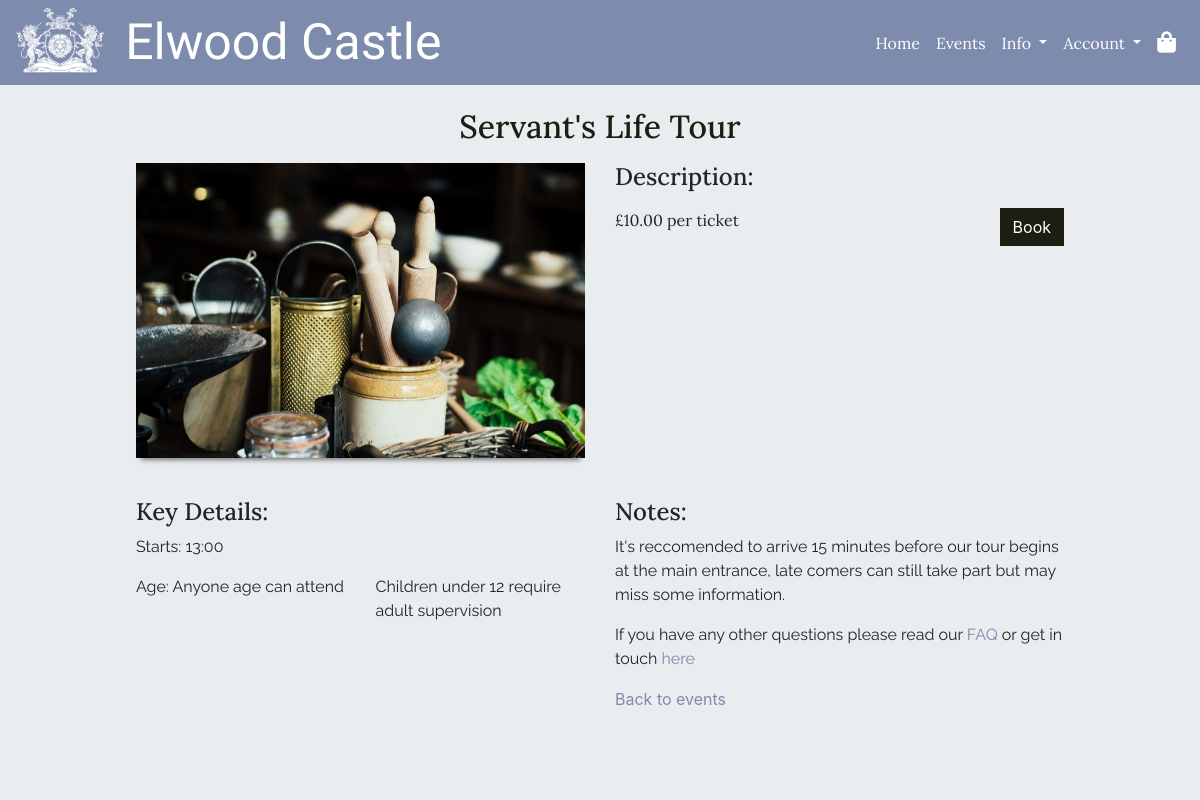
/events/2/, run on an earlier commit of the app's database.
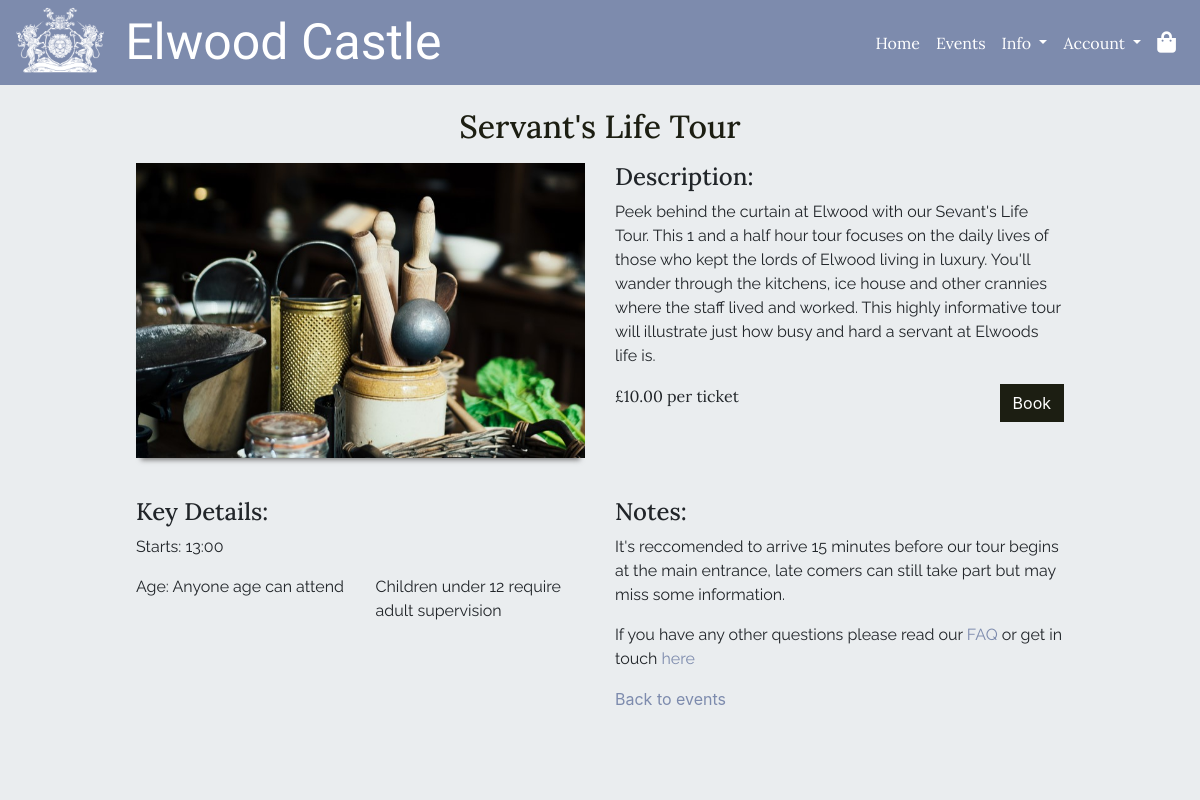
And on a later commit of the database.
### events/models.py (models this page shows, shortened)
class Event(models.Model):
    category = models.ForeignKey('Category', null=True, blank=True,
                                 on_delete=models.SET_NULL)
    name = models.CharField(max_length=254)
    description = models.TextField()
    price = models.DecimalField(max_digits=8, decimal_places=2, blank=False)
    start_time = models.TimeField()
    rating = models.DecimalField(max_digits=2, decimal_places=1, null=True,
                                 blank=True)
    day_ticket_limit = models.PositiveIntegerField(blank=False,
                                                   validators=[
                                                      MaxValueValidator(200)
                                                    ])
    supervision = models.BooleanField(default=True, null=True, blank=True)
    age_restricted = models.BooleanField(default=True, null=True, blank=False)
    image = models.ImageField(null=True, blank=True)

### events/views.py (the view)
def event_info(request, event_id):
    try:
        event = Event.objects.get(pk=event_id)
    except Event.DoesNotExist:
        messages.error(request, "Sorry, we couldn't find that event")
        return redirect(reverse('events'))
    template = 'events/event_details.html'
    context = {
        'event': event,
    }
    return render(request, template, context)

### basket/contexts.py (called while the page is built, shortened)
def basket_items(request):
    basket_items = []
    total = 0
    basket = request.session.get('basket', {})
    context = {
        'basket_items': basket_items,
        'total': total,
    }
    return context

### events/templates/events/event_details.html
{% extends 'base.html' %}
{% block content %}
<div class="color-overlay">
    <div class="container-fluid guttered p-3">
        <div class="row pt-2 mb-2">
            <div class="col-12 text-center">
                <h2 class="heading-text color-title underlined mb-2">{{event.name}}</h2>
            </div>
        </div>
        <div class="row mb-3">
            <div class="col-12 col-lg-6 mb-2">
                <img class="img-fluid below-shadow" src="{{ event.image.url }}" alt="{{event.name}} image">
            </div>
            <div class="col-12 col-lg-6">
                <h3 class="heading-text text-l">Description:</h3>
                <p class="text-m body-text order-1 order-md-0">{{event.description}}</p>
                <div class="order-0 order-md-1">
                    <p class="d-inline heading-text">£{{ event.price }} per ticket</p>
                    <a href="{% url 'book_event' event.id %}" class="float-right btn button">Book</a>
                </div>
            </div>
        </div>
        <div  class="row py-3">
            <div class="col-12 col-md-6">
                <div class="row">
                    <div class="col-12">
                        <h3 class="heading-text text-l">Key Details:</h3>
                    </div>
                    <div class="col-12">
                        <p class="body-text">Starts: {{event.start_time|time:"H:i"}}</p>
                    </div>
                    <div class="col-12 col-lg-6">
                        <p class="body-text">Age: Anyone age can attend</p>
                    </div>
                    <div class="col-12 col-lg-6">
                        <p class="body-text">Children under 12 require adult supervision</p>
                    </div>
                </div>
            </div>
            <div class="col-12 col-md-6">
                <div class="row">
                    <div class="col-12">
                        <h3 class="heading-text text-l">Notes:</h3>
                    </div>
                    <div class="col-12">
                        <p class="body-text">
                            {% if event.category.name == "tours" %}
                                It's reccomended to arrive 15 minutes before our tour begins at the main entrance, late comers can still take part but may miss some information.
                            {% endif %}
                        </p>
                    </div>
                    <div class="col-12">
                        <p class="body-text">If you have any other questions please read our <a href="#" class="text-link">FAQ</a>
                            or get in touch <a href="#" class="text-link">here</a></p>
                    </div>
                    <div class="col-12">
                        <a href="{% url 'events' %}" class="text-link">Back to events</a>
                    </div>
                </div>
            </div>
        </div>
    </div>
</div>
{% endblock %}

### templates/base.html (shortened to what this page needs)
{% load static %}
<!DOCTYPE html>
<html lang="en">
<head>
    {% block core_css %}
    <link rel="stylesheet" href="https://cdn.jsdelivr.net/npm/bootstrap@4.5.3/dist/css/bootstrap.min.css"
>
    <link rel="stylesheet" href="https://use.fontawesome.com/releases/v5.15.1/css/all.css"
>
    <link rel="stylesheet" href="{% static 'css/style.css' %}" type="text/css">
    {% endblock %}
</head>
<body>
    <header class="fixed-top">
        <nav id="main-navbar" class="navbar navbar-expand-lg">
            <a class="navbar-brand" href="{% url 'index' %}">
                <img height="70px" src="{% static 'logos/navbar_logo.png' %}">
                <span class="ml-3 logo-text text-xxl d-none d-lg-inline">Elwood Castle</span>
            </a>
            <ul class="nav order-lg-2 heading-text">
                <li class="nav-item my-auto dropdown">
                    <a class="dropdown-toggle nav-link" href="#" role="button" id="account-dropdownMenuLink"
                        data-toggle="dropdown" aria-haspopup="true" aria-expanded="false">
                        <span class="d-none d-lg-inline-block">Account</span>
                    </a>
                </li>
                <li class="nav-item">
                    <a class="nav-link" href="{% url 'view_basket' %}">
                        <i class="fas fa-shopping-bag fa-lg"></i>
                    </a>
                </li>
            </ul>
            <div class=" order-lg-1 collapse navbar-collapse" id="navbarText">
                <ul class="navbar-nav ml-auto heading-text">
                    <li class="nav-item active">
                        <a class="nav-link" href="{% url 'index' %}">Home <span class="sr-only">(current)</span></a>
                    </li>
                    <li class="nav-item">
                        <a class="nav-link" href="{% url 'events' %}">Events</a>
                    </li>
                    <li class="nav-item my-auto dropdown">
                        <a class="dropdown-toggle nav-link" href="#" role="button" id="info-dropdownMenuLink"
                            data-toggle="dropdown" aria-haspopup="true" aria-expanded="false">
                            Info
                        </a>
                    </li>
                </ul>
            </div>
        </nav>
    </header>
    <div id="banner">
    </div>
    <div id="block-content">
        {% block content %}
        {% endblock %}
    </div>
</body>
</html>

### static/css/style.css (style rules this page uses)
.logo-text { font-family: 'IM Fell French Canon SC', serif; }
.datepicker-days th, .heading-text { font-family: 'Lora', serif; }
.datepicker-days td, .body-text { font-family: 'Raleway', sans-serif; }
.text-xxl { font-size: 2.5em; }
.text-l { font-size: 1.5em; }
.text-m { font-size:1em; }
.navbar .dropdown-menu, header { background-color: #7D8BAD; }
.color-overlay, #block-content { background-color: #eaedef; }
#main-navbar i, button.navbar-toggler, #main-navbar a { color: white; }
a>i { color: #7D8BAD; transition: color ease-in 0.25s; }
.text-link { cursor: pointer; color: #7D8BAD; transition: color ease-in 0.25s; }
.text-link:hover, .color-title { color: #1C1E12; }
.below-shadow { box-shadow: 0px 7px 5px -5px #777;; }
.button { border-radius: 0; border: 1px solid #1C1E12; background-color: #1C1E12; color: white; transition: all 0.25s ease-out; }
#main-navbar { padding: 0em 1em; }
button.navbar-toggler, #main-navbar ul>li>a { padding-right: .5rem; padding-left: .5rem; }
.navbar-brand { margin: 0; }
.navbar-brand>img { vertical-align: top; }
#block-content { height: calc(100vh - 84px); }
@media (min-width: 580px) { .guttered { width: 80%; } }
@media (min-width: 992px) { #banner { padding-top: 84.4px; } }

What changed in the data, as far as the page shows it:
changed Event "Servant's Life Tour": description (not shown) → "Peek behind the curtain at Elwood with our Sevant's Life Tour. This 1 and a half hour tour focuses on the daily lives of those who kept the lords of Elwood living in luxury. You'll wander through the kitchens, ice house and other crannies where the staff lived and worked. This highly informative tour will illustrate just how busy and hard a servant at Elwoods life is."
